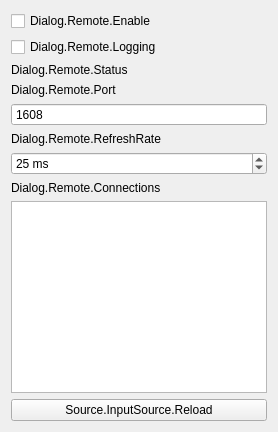
     <widget class="QWidget" name="tab_remote">
      <property name="sizePolicy">
       <sizepolicy hsizetype="Preferred" vsizetype="Preferred">
        <horstretch>0</horstretch>
        <verstretch>0</verstretch>
       </sizepolicy>
      </property>
      <property name="maximumSize">
       <size>
        <width>16777215</width>
        <height>16777215</height>
       </size>
      </property>
      <attribute name="title">
       <string>Dialog.RemoteConnection</string>
      </attribute>
      <layout class="QVBoxLayout" name="verticalLayout_4">
       <item>
        <widget class="QCheckBox" name="cb_enable_remote">
         <property name="text">
          <string>Dialog.Remote.Enable</string>
         </property>
        </widget>
       </item>
       <item>
        <widget class="QCheckBox" name="cb_log">
         <property name="text">
          <string>Dialog.Remote.Logging</string>
         </property>
        </widget>
       </item>
       <item>
        <widget class="QLabel" name="lbl_status">
         <property name="text">
          <string>Dialog.Remote.Status</string>
         </property>
        </widget>
       </item>
       <item>
        <widget class="QLabel" name="lbl_port">
         <property name="text">
          <string>Dialog.Remote.Port</string>
         </property>
        </widget>
       </item>
       <item>
        <widget class="QSpinBox" name="box_port">
         <property name="buttonSymbols">
          <enum>QAbstractSpinBox::NoButtons</enum>
         </property>
         <property name="showGroupSeparator" stdset="0">
          <bool>false</bool>
         </property>
         <property name="maximum">
          <number>65535</number>
         </property>
         <property name="value">
          <number>1608</number>
         </property>
        </widget>
       </item>
       <item>
        <widget class="QLabel" name="lbl_refresh_rate">
         <property name="toolTip">
          <string>&lt;html&gt;&lt;head/&gt;&lt;body&gt;&lt;p&gt;Dialog.InputOverlay.RemoteRefreshRate.Tooltip&lt;/p&gt;&lt;/body&gt;&lt;/html&gt;</string>
         </property>
         <property name="text">
          <string>Dialog.Remote.RefreshRate</string>
         </property>
        </widget>
       </item>
       <item>
        <widget class="QSpinBox" name="box_refresh_rate">
         <property name="toolTip">
          <string>&lt;html&gt;&lt;head/&gt;&lt;body&gt;&lt;p&gt;Dialog.InputOverlay.RemoteRefreshRate.Tooltip&lt;/p&gt;&lt;/body&gt;&lt;/html&gt;</string>
         </property>
         <property name="suffix">
          <string notr="true"> ms</string>
         </property>
         <property name="minimum">
          <number>5</number>
         </property>
         <property name="maximum">
          <number>5000</number>
         </property>
         <property name="value">
          <number>25</number>
         </property>
        </widget>
       </item>
       <item>
        <widget class="QLabel" name="lbl_connections">
         <property name="text">
          <string>Dialog.Remote.Connections</string>
         </property>
        </widget>
       </item>
       <item>
        <widget class="QListWidget" name="box_connections">
         <property name="sizePolicy">
          <sizepolicy hsizetype="Expanding" vsizetype="Expanding">
           <horstretch>0</horstretch>
           <verstretch>0</verstretch>
          </sizepolicy>
         </property>
        </widget>
       </item>
       <item>
        <widget class="QPushButton" name="btn_refresh">
         <property name="sizePolicy">
          <sizepolicy hsizetype="Preferred" vsizetype="Fixed">
           <horstretch>0</horstretch>
           <verstretch>0</verstretch>
          </sizepolicy>
         </property>
         <property name="text">
          <string>Source.InputSource.Reload</string>
         </property>
        </widget>
       </item>
      </layout>
     </widget>
